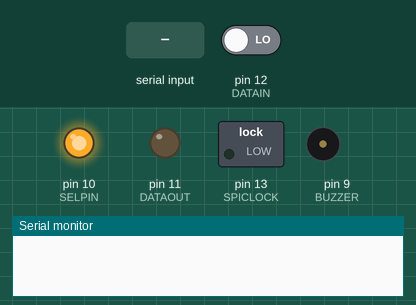
The sketch below on a simulated Arduino Uno, built with avr-gcc and run on an emulated ATmega328P. Parts: switched loads named in the sketch (green lamp = pin HIGH), output pins drawn as LEDs (lit = HIGH), buzzer (waves = sounding, pin HIGH), the last lines printed to the serial monitor. Inputs (shaded band) come from the test bench; at power-on: pin 12 (DATAIN) LOW.

Above: at 1.2 s.
1.3 s: "2" received over Serial
At 1.7 s:
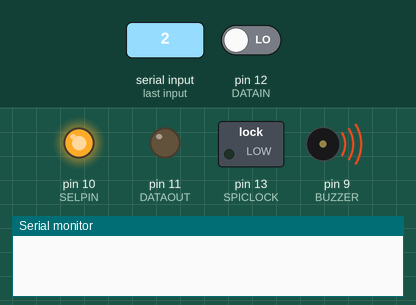
4.3 s: "1" received over Serial
At 5.5 s:
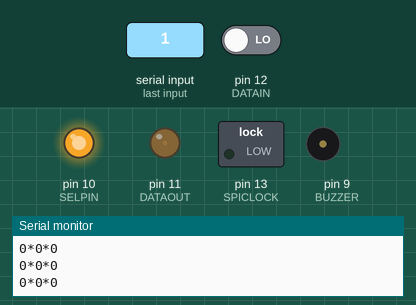
5.8 s: "3" received over Serial
At 6.2 s:
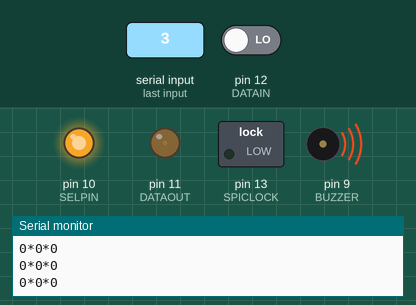
7.8 s: "2" received over Serial
At 11.1 s:
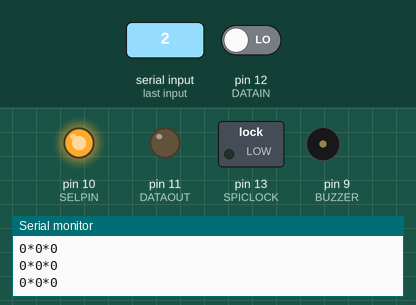
Timing chart, 0 to 11.8 s (numbered marks = the images above; inputs shaded):
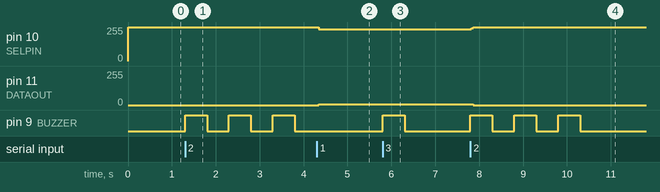

The sketch:

RaspMI.ino
```cpp
#define BUZZER  9//Buzzer Pin
#define SELPIN 10 //Selection Pin
#define DATAOUT 11//MISO Pin
#define DATAIN  12//MOSI Pin
#define SPICLOCK  13//Clock Pin

boolean startStop = false;
int V,NS,EW;
String sentData;
char receivedData='-';

void setup(){
//Set pin modes
  pinMode(SELPIN, OUTPUT);
  pinMode(DATAOUT, OUTPUT);
  pinMode(DATAIN, INPUT);
  pinMode(SPICLOCK, OUTPUT);
  pinMode(BUZZER, OUTPUT);
//Disable device to start with
  digitalWrite(SELPIN,HIGH);
  digitalWrite(DATAOUT,LOW);
  digitalWrite(SPICLOCK,LOW);
  digitalWrite(BUZZER,LOW);
//Set baudrate
  Serial.begin(115200);
//Stop interrupts
  cli();
//Set entire TCCR1A register to 0
  TCCR1A = 0;
//Set entire TCCR1B register to 0
  TCCR1B = 0;
//Set counter value to 0
  TCNT1  = 0;
//Set compare match register for 100 Hz increments
//OCR1A = clockSpeed/(frequency*preScaler)-1;
  OCR1A = 19999;
//Turn on CTC mode
  TCCR1B |= (1 << WGM12);
//Set CS11 bits for 64 prescaler
  TCCR1B |= (1 << CS11);
//Enable timer compare interrupt
  TIMSK1 |= (1 << OCIE1A);
//Start interrupts
  sei();
}

 int read_ADC(int ID){
 int adcValue = 0;
 byte commandbits = B11000000;
 commandbits|=((ID-1)<<3);
 digitalWrite(SELPIN,LOW);
    for (int i=7; i>=3; i--){
      digitalWrite(DATAOUT,commandbits&1<<i);
      digitalWrite(SPICLOCK,HIGH);
      digitalWrite(SPICLOCK,LOW);
    }
 digitalWrite(SPICLOCK,HIGH);
 digitalWrite(SPICLOCK,LOW);
 digitalWrite(SPICLOCK,HIGH);
 digitalWrite(SPICLOCK,LOW);
    for (int i=11; i>=0; i--){
      adcValue+=digitalRead(DATAIN)<<i;
      digitalWrite(SPICLOCK,HIGH);
      digitalWrite(SPICLOCK,LOW);
    }
 digitalWrite(SELPIN, HIGH);
 return adcValue;
}

ISR(TIMER1_COMPA_vect) {
  if (startStop)
  {
    V = read_ADC(1);
    NS = read_ADC(2);
    EW = read_ADC(3);
    sentData = String(V) + "*" + String(NS) + "*" + String(EW);
    Serial.println(sentData);
  }
}

void loop() {
  if (Serial.available()) {
    receivedData = Serial.read();
    if(receivedData=='1')
    {
      startStop=true;
    }
    else if(receivedData=='2')
    {
      startStop=false;
      for(int i=0;i<3;i++)
      {
        digitalWrite(BUZZER,HIGH);
        delay(500);
        digitalWrite(BUZZER,LOW);
        delay(500);
      }
    }
    else if(receivedData=='3')
    {
      digitalWrite(BUZZER,HIGH);
      delay(500);
      digitalWrite(BUZZER,LOW);
      delay(500);
    }
  }
}
```

Measured:
- after the input at 1.3 s, pin 9 (BUZZER): alternates HIGH for 0.50 s and LOW for 0.50 s, starting at once
- after the input at 4.3 s, pin 10 (SELPIN): 255/255 → 240/255 at once; pin 11 (DATAOUT): 0/255 → 7/255 at once
- after the input at 5.8 s, pin 9 (BUZZER): LOW → HIGH at once, → LOW 0.50 s later
- after the input at 7.8 s, pin 10 (SELPIN): 240/255 → 255/255 at once; pin 11 (DATAOUT): 7/255 → 0/255 after 0.06 s; pin 9 (BUZZER): alternates HIGH for 0.50 s and LOW for 0.50 s, 6 changes in all, then stays LOW, starting at once
